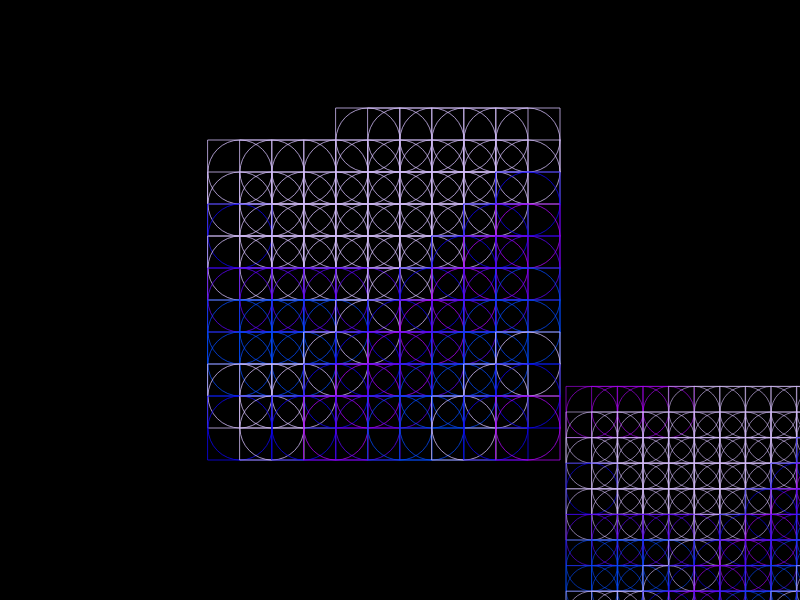
Frame 1 (no input)
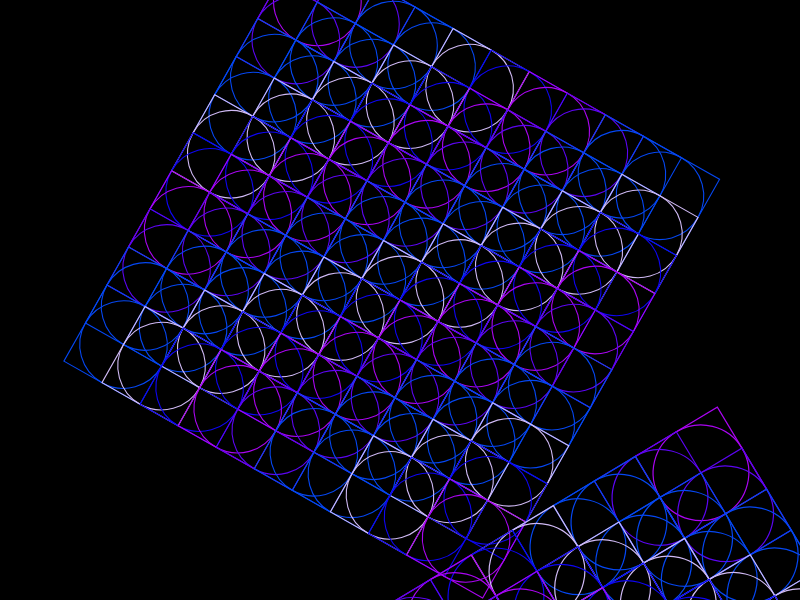
Frame 60 (no input)
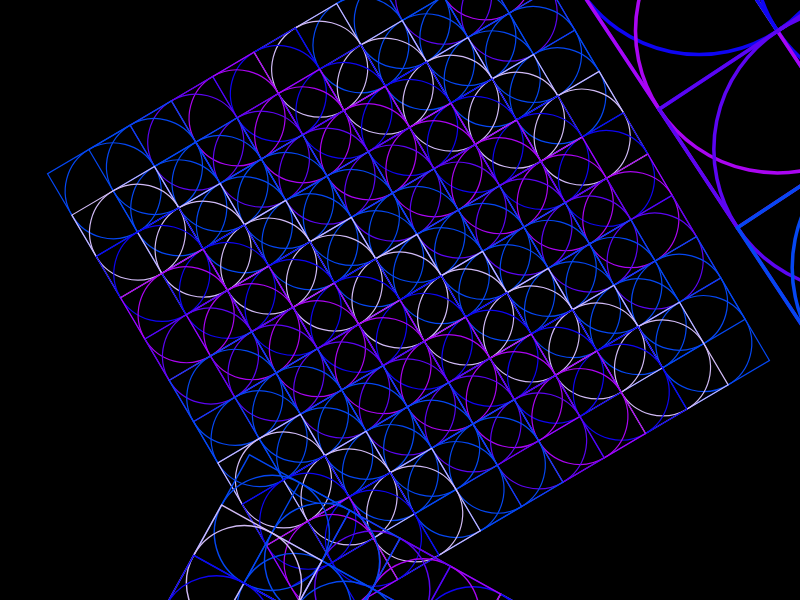
Frame 120 (the mouse pressed at the canvas centre since frame 60)

The p5.js sketch that drew these frames (run headless with seeded random() and noise() and a simulated clock; from frame 60 on, the mouse is pressed at the canvas centre):

// p5.js sketch
// ── sketch.js
let colors = ["#D0BAF5", "#0E05F2", "#AA05F2", "#5C05F2", "#0547F2", "#0547F2"];

let count = 10;

let angle = 0;

let t = 0;

let sz = 40;

function setup() {
  createCanvas(800, 600);
  rectMode(CENTER);
  angleMode(DEGREES);
}

function draw() {
  background(0);

  for (let i = 0; i < sz; i++) {
    let scl = map(sin(t), -1, 1, 0.4, 1.2);

    translate(width / 2, height / 2);
    rotate(angle);
    scale(scl);
    drawTile();
  }

  angle += 0.5;
  t += 0.8;
}

function drawTile() {
  noFill();
 

  for (let i = -count / 2; i < count / 2; i++) {
    for (let j = -count / 2; j < count / 2; j++) {
      let x = j * sz;
      let y = i * sz;
      
      
      let selectedColorIndex = round(i+j + frameCount/2.5) % colors.length
      let selectedColor = colors[selectedColorIndex];
      if (selectedColor) {
      stroke(selectedColor);
      }
      
      square(x, y, sz * 2);
      circle(x, y, sz * 2);
    }
  }
}
